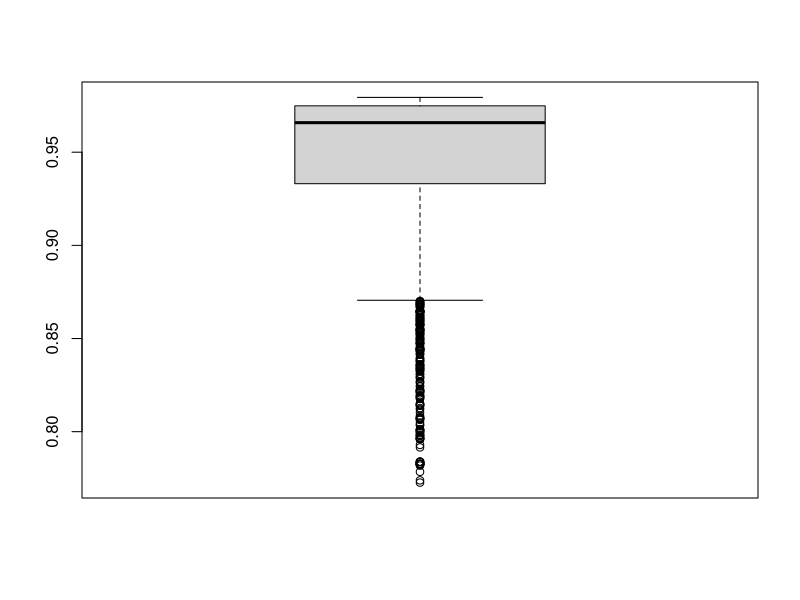
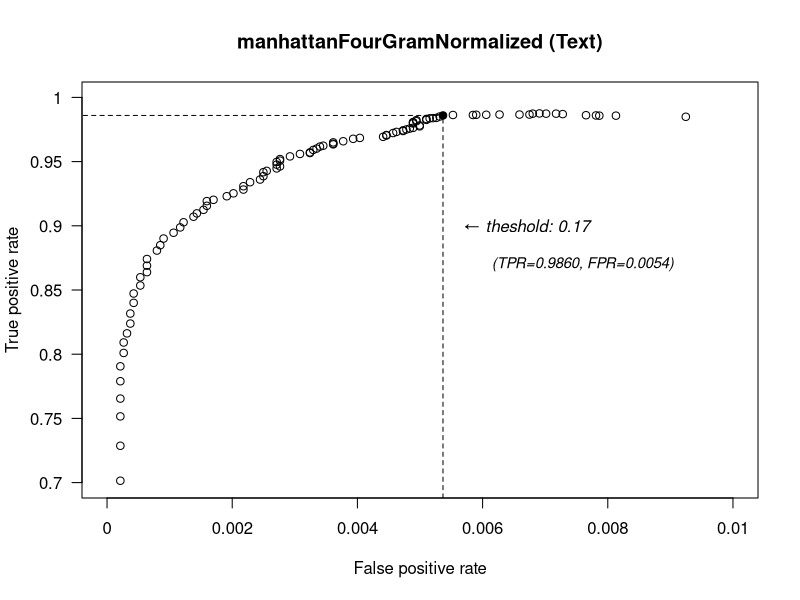
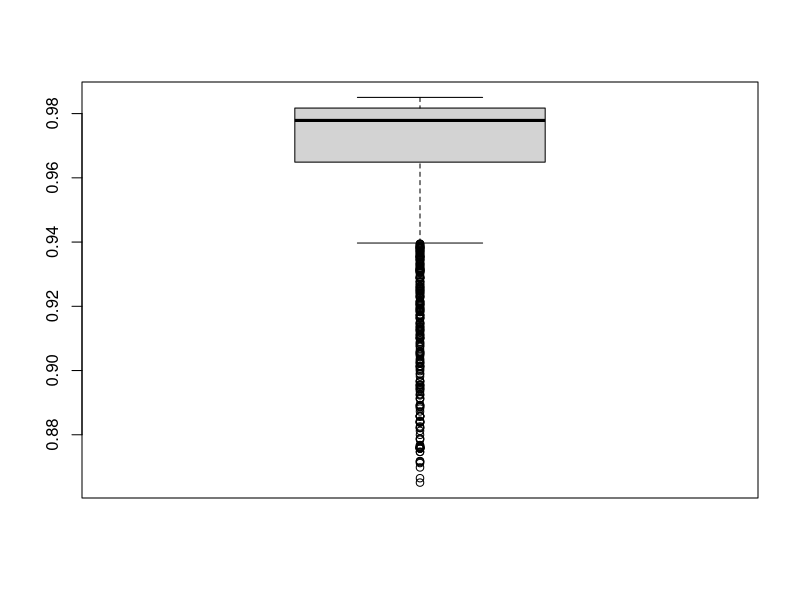
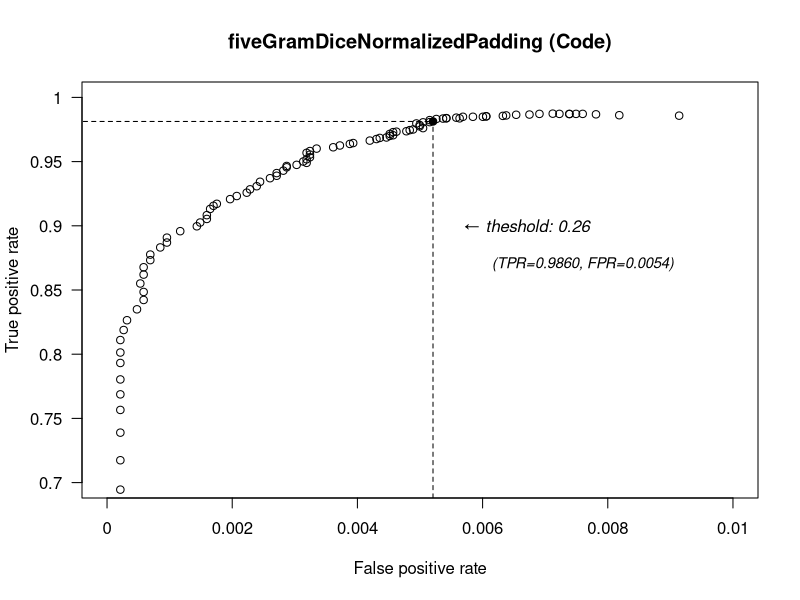

Source code (R) for these figures, in order:
setwd("F:/Git/github/r-scripts/metric-selection") # Pfad bitte anpassen
#setwd("/Users/sebastian/git/github/r-scripts/metric-selection")

library(data.table)
metric_comparison <- fread("MetricComparison_aggregated-selected.csv", header=TRUE, sep=";", quote="\"", strip.white=TRUE, showProgress=TRUE, encoding="UTF-8", na.strings=c("", "null"), stringsAsFactors=FALSE)

nrow(metric_comparison)
# 2424


### TEXT ###

MatthewsCorrelationText <- metric_comparison$MatthewsCorrelationText

summary(MatthewsCorrelationText)
# Min. 1st Qu.  Median    Mean 3rd Qu.    Max. 
# 0.7727  0.9331  0.9659  0.9454  0.9749  0.9794

boxplot(MatthewsCorrelationText)

MatthewsCorrelationText_max <- MatthewsCorrelationText[MatthewsCorrelationText == max(MatthewsCorrelationText)]
MatthewsCorrelationText_max
# 0.9794148

metric_text <- metric_comparison[metric_comparison$MatthewsCorrelationText == MatthewsCorrelationText_max,]

metric_text$Metric
# [1] "manhattanFourGramNormalized"
metric_text$Threshold
# 0.17

roc_text <- metric_comparison[metric_comparison$Metric == "manhattanFourGramNormalized", c("Threshold", "RecallText", "InverseRecallText")]
roc_text$InverseRecallText <- 1 - roc_text$InverseRecallText
roc_text <- roc_text[with(roc_text, order(roc_text$Threshold)),]
names(roc_text) <- c("Threshold", "TPR", "FPR")
roc_text[roc_text$Threshold==0.17,]
# Threshold      TPR         FPR
# 1:      0.17 0.985957 0.005367202

plot(roc_text$FPR, roc_text$TPR,
     main="manhattanFourGramNormalized (Text)", xlab="False positive rate", ylab="True positive rate",
     pch=1,
     xlim=c(0.0, 0.01), ylim=c(0.7, 1.0),
     xaxt="n", yaxt="n"
)
axis(1, at=seq(0, 0.01, by=0.002), labels=seq(0, 0.01, by=0.002))
axis(2, at=seq(0.7, 1.0, by=0.05), labels=seq(0.7, 1.0, by=0.05), las=2)
segments(x0=roc_text[roc_text$Threshold==0.17,]$FPR, y0=0, x1=roc_text[roc_text$Threshold==0.17,]$FPR, y1=roc_text[roc_text$Threshold==0.17,]$TPR, lty=2, lwd=1)
segments(x0=-0.1, y0=roc_text[roc_text$Threshold==0.17,]$TPR, x1=roc_text[roc_text$Threshold==0.17,]$FPR, y1=roc_text[roc_text$Threshold==0.17,]$TPR, lty=2, lwd=1)
points(roc_text[roc_text$Threshold==0.17,]$FPR, roc_text[roc_text$Threshold==0.17,]$TPR, pch=16)
text(0.0067, 0.9, "\u2190 theshold: 0.17", font=3, cex=1)
text(0.0076, 0.87, "(TPR=0.9860, FPR=0.0054)", font=3, cex=0.9)

### CODE ###

MatthewsCorrelationCode <- metric_comparison$MatthewsCorrelationCode

summary(MatthewsCorrelationCode)
# Min. 1st Qu.  Median    Mean 3rd Qu.    Max. 
# 0.8651  0.9649  0.9779  0.9678  0.9817  0.9850 

boxplot(MatthewsCorrelationCode)

MatthewsCorrelationCode_max <- MatthewsCorrelationCode[MatthewsCorrelationCode == max(MatthewsCorrelationCode)]
MatthewsCorrelationCode_max
# 0.9850383

metric_code <- metric_comparison[metric_comparison$MatthewsCorrelationCode == MatthewsCorrelationCode_max,]

metric_code$Metric
# [1] "fiveGramDiceNormalizedPadding"
metric_code$Threshold
# 0.26

roc_code <- metric_comparison[metric_comparison$Metric == "fiveGramDiceNormalizedPadding", c("Threshold", "RecallText", "InverseRecallText")]
roc_code$InverseRecallText <- 1 - roc_code$InverseRecallText
roc_code <- roc_code[with(roc_code, order(roc_code$Threshold)),]
names(roc_code) <- c("Threshold", "TPR", "FPR")
roc_code[roc_code$Threshold==0.26,]
# Threshold      TPR         FPR
# 1:      0.17 0.985957 0.005367202

plot(roc_code$FPR, roc_code$TPR,
     main="fiveGramDiceNormalizedPadding (Code)", xlab="False positive rate", ylab="True positive rate",
     pch=1,
     xlim=c(0.0, 0.01), ylim=c(0.7, 1.0),
     xaxt="n", yaxt="n"
)
axis(1, at=seq(0, 0.01, by=0.002), labels=seq(0, 0.01, by=0.002))
axis(2, at=seq(0.7, 1.0, by=0.05), labels=seq(0.7, 1.0, by=0.05), las=2)
segments(x0=roc_code[roc_code$Threshold==0.26,]$FPR, y0=0, x1=roc_code[roc_code$Threshold==0.26,]$FPR, y1=roc_code[roc_code$Threshold==0.26,]$TPR, lty=2, lwd=1)
segments(x0=-0.1, y0=roc_code[roc_code$Threshold==0.26,]$TPR, x1=roc_code[roc_code$Threshold==0.26,]$FPR, y1=roc_code[roc_code$Threshold==0.26,]$TPR, lty=2, lwd=1)
points(roc_code[roc_code$Threshold==0.26,]$FPR, roc_code[roc_code$Threshold==0.26,]$TPR, pch=16)
text(0.0067, 0.9, "\u2190 theshold: 0.26", font=3, cex=1)
text(0.0076, 0.87, "(TPR=0.9860, FPR=0.0054)", font=3, cex=0.9)
